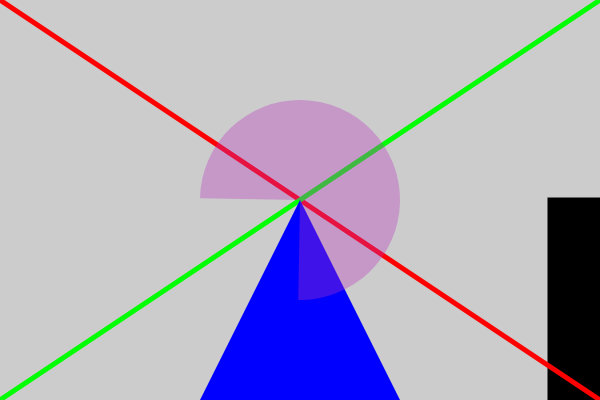
Frame 1 (no input)
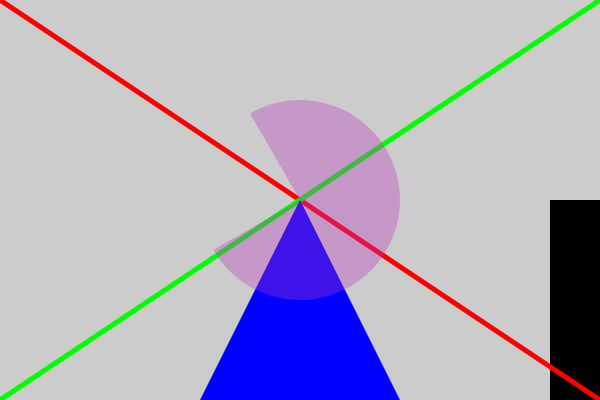
Frame 60 (no input)
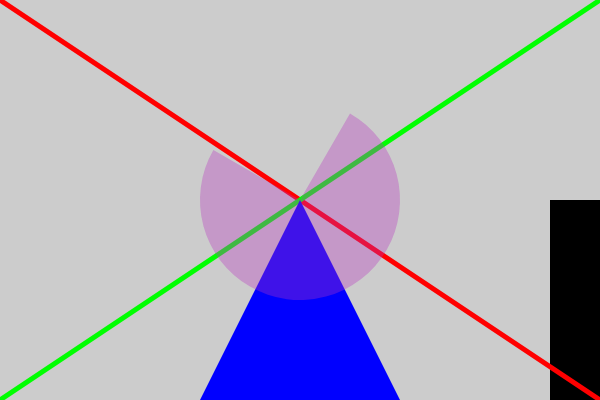
Frame 120 (the mouse pressed at the canvas centre since frame 60)

The p5.js sketch that drew these frames (run headless with seeded random() and noise() and a simulated clock; from frame 60 on, the mouse is pressed at the canvas centre):

// p5.js sketch
// ── sketch.js
var r, g, b, t;
function setup() {
  createCanvas(600, 400);
  r = random(255);
  g = random(255);
  b = random(255);
  t = random(255);
}
function draw() {
  background(204);
  geoShapes(r, g, b, t);
  arcShape(r, g, b, t);
}
function geoShapes(r, g, b, t) {
  strokeWeight(5);
  point(width / 2, height / 2);
  fill(0, 0, 0);
  rect(width - 50, height - 200, 50, 200);
  stroke(255, 0, 0);
  line(0, 0, width, height);
  stroke(0, 255, 0);
  line(0, height, width, 0);
  noStroke();
  fill(0, 0, 255);
  triangle(width / 2, height / 2, width / 2 + 100, height, width / 2 - 100, height);
}
function arcShape(r, g, b, t) {
  translate(width / 2, height / 2);
  rotate(radians(frameCount));
  fill(r, g, b, t);
  arc(0, 0 / 2, 200, 200, PI, HALF_PI)
}
